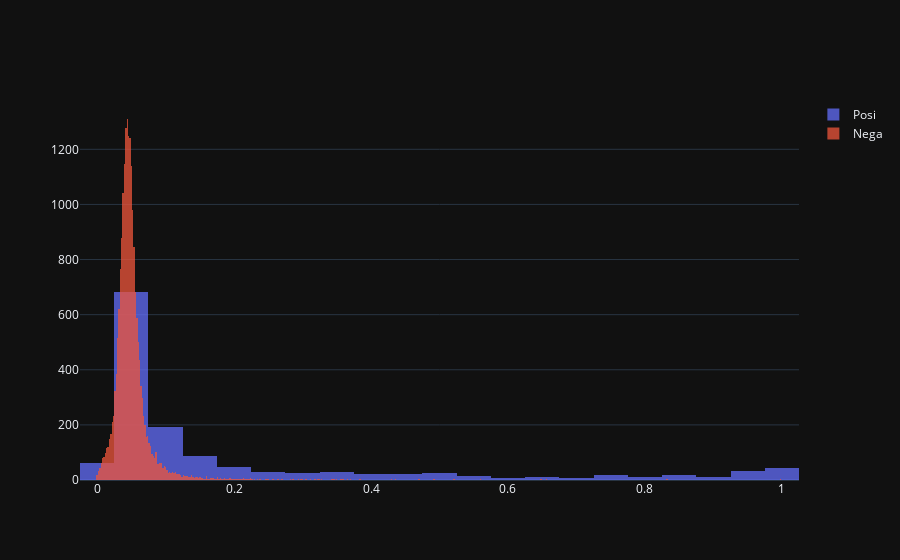

The notebook cell saved with this chart:
### Code cell
# Vizual check of the single model
horizon = 8
share = 0.1
state = 2000
data_testing = data_logdyn.copy()
data_testing['Flag'] = data_testing['Distance'].apply(lambda x: 0 if x >= horizon else 1)
data_testing.drop(columns = ['Volume', 'MA100', 'Rise', 'Distance', 'Index', 'Ticker'], inplace = True)

data_testing_1 = data_testing[data_testing[target] == 1]
data_testing_0 = data_testing[data_testing[target] == 0]
Y_1 = data_testing_1[target]
X_1 = data_testing_1.drop(columns = [target])
_, X_0, _, Y_0 = modsel.train_test_split(data_testing_0.drop(columns = [target]), data_testing_0[target], 
                                                     test_size = min(share_1_orig * (1 - share) / share, 1), random_state = state)
share_1 = len(Y_1) / (len(Y_0) + len(Y_1))
Y = pd.concat([Y_0, Y_1])
X = sm.add_constant(pd.concat([X_0, X_1]))
X_train, X_test, Y_train, Y_test = modsel.train_test_split(X, Y, test_size = 0.2, random_state = state)
results_rs, auc_train_rs, auc_test_rs, ks_train_rs, ks_test_rs, f1_train_rs,\
    f1_test_rs, pr_train_rs, pr_test_rs, rec_train_rs, rec_test_rs\
    = model_optimization(Y_train, Y_test, X_train, X_test, silent = True)
print(results_rs.summary())
Y_test_pred = results_rs.predict(X_test)
ks_samples = pd.DataFrame({'Y': Y_test, 'Y_pred': Y_test_pred})
ks_samples_posi = ks_samples[ks_samples['Y'] == 1]['Y_pred']
ks_samples_nega = ks_samples[ks_samples['Y'] == 0]['Y_pred']
fig = go.Figure()
fig.add_trace(go.Histogram(x = ks_samples_posi, name = 'Posi'))
fig.add_trace(go.Histogram(x = ks_samples_nega, name = 'Nega'))
fig.update_layout(barmode = 'overlay')
fig.update_traces(opacity = 0.75)
fig.show()

### Figure 1 — Plotly figure (JSON) as saved in the notebook; plotly's stock layout.template omitted (floating-point values rounded to 4 significant figures; data arrays with more than 128 entries replaced by an {"elided": "..."} marker saying what was removed)
{"data": [{"name": "Posi", "opacity": 0.75, "type": "histogram", "x": {"elided": "1396 float values"}}, {"name": "Nega", "opacity": 0.75, "type": "histogram", "x": {"elided": "20545 float values"}}], "layout": {"barmode": "overlay"}}
